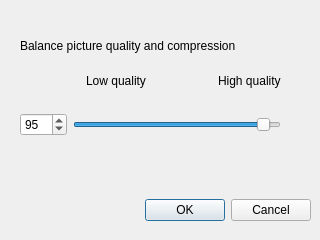
<?xml version="1.0" encoding="UTF-8"?>
<ui version="4.0">
 <class>JPEGDialog</class>
 <widget class="QDialog" name="JPEGDialog">
  <property name="geometry">
   <rect>
    <x>0</x>
    <y>0</y>
    <width>320</width>
    <height>240</height>
   </rect>
  </property>
  <property name="windowTitle">
   <string>JPEG Compression</string>
  </property>
  <widget class="QDialogButtonBox" name="buttonBox">
   <property name="geometry">
    <rect>
     <x>90</x>
     <y>190</y>
     <width>221</width>
     <height>41</height>
    </rect>
   </property>
   <property name="orientation">
    <enum>Qt::Horizontal</enum>
   </property>
   <property name="standardButtons">
    <set>QDialogButtonBox::Cancel|QDialogButtonBox::Ok</set>
   </property>
  </widget>
  <widget class="QLabel" name="label">
   <property name="geometry">
    <rect>
     <x>20</x>
     <y>30</y>
     <width>271</width>
     <height>31</height>
    </rect>
   </property>
   <property name="text">
    <string>Balance picture quality and compression</string>
   </property>
  </widget>
  <widget class="QWidget" name="">
   <property name="geometry">
    <rect>
     <x>50</x>
     <y>70</y>
     <width>231</width>
     <height>22</height>
    </rect>
   </property>
   <layout class="QHBoxLayout" name="horizontalLayout">
    <item>
     <spacer name="horizontalSpacer_2">
      <property name="orientation">
       <enum>Qt::Horizontal</enum>
      </property>
      <property name="sizeHint" stdset="0">
       <size>
        <width>58</width>
        <height>18</height>
       </size>
      </property>
     </spacer>
    </item>
    <item>
     <widget class="QLabel" name="label_2">
      <property name="text">
       <string>Low quality</string>
      </property>
     </widget>
    </item>
    <item>
     <spacer name="horizontalSpacer">
      <property name="orientation">
       <enum>Qt::Horizontal</enum>
      </property>
      <property name="sizeHint" stdset="0">
       <size>
        <width>88</width>
        <height>20</height>
       </size>
      </property>
     </spacer>
    </item>
    <item>
     <widget class="QLabel" name="label_3">
      <property name="text">
       <string>High quality</string>
      </property>
     </widget>
    </item>
   </layout>
  </widget>
  <widget class="QWidget" name="">
   <property name="geometry">
    <rect>
     <x>20</x>
     <y>110</y>
     <width>261</width>
     <height>29</height>
    </rect>
   </property>
   <layout class="QHBoxLayout" name="horizontalLayout_2">
    <item>
     <widget class="QSpinBox" name="spinBox">
      <property name="maximum">
       <number>100</number>
      </property>
      <property name="value">
       <number>95</number>
      </property>
     </widget>
    </item>
    <item>
     <widget class="QSlider" name="horizontalSlider">
      <property name="maximum">
       <number>100</number>
      </property>
      <property name="value">
       <number>95</number>
      </property>
      <property name="orientation">
       <enum>Qt::Horizontal</enum>
      </property>
     </widget>
    </item>
   </layout>
  </widget>
 </widget>
 <resources/>
 <connections>
  <connection>
   <sender>buttonBox</sender>
   <signal>accepted()</signal>
   <receiver>JPEGDialog</receiver>
   <slot>accept()</slot>
   <hints>
    <hint type="sourcelabel">
     <x>310</x>
     <y>190</y>
    </hint>
    <hint type="destinationlabel">
     <x>157</x>
     <y>239</y>
    </hint>
   </hints>
  </connection>
  <connection>
   <sender>buttonBox</sender>
   <signal>rejected()</signal>
   <receiver>JPEGDialog</receiver>
   <slot>reject()</slot>
   <hints>
    <hint type="sourcelabel">
     <x>310</x>
     <y>190</y>
    </hint>
    <hint type="destinationlabel">
     <x>286</x>
     <y>239</y>
    </hint>
   </hints>
  </connection>
  <connection>
   <sender>spinBox</sender>
   <signal>valueChanged(int)</signal>
   <receiver>horizontalSlider</receiver>
   <slot>setValue(int)</slot>
   <hints>
    <hint type="sourcelabel">
     <x>52</x>
     <y>126</y>
    </hint>
    <hint type="destinationlabel">
     <x>140</x>
     <y>125</y>
    </hint>
   </hints>
  </connection>
  <connection>
   <sender>horizontalSlider</sender>
   <signal>valueChanged(int)</signal>
   <receiver>spinBox</receiver>
   <slot>setValue(int)</slot>
   <hints>
    <hint type="sourcelabel">
     <x>191</x>
     <y>125</y>
    </hint>
    <hint type="destinationlabel">
     <x>53</x>
     <y>131</y>
    </hint>
   </hints>
  </connection>
 </connections>
</ui>
